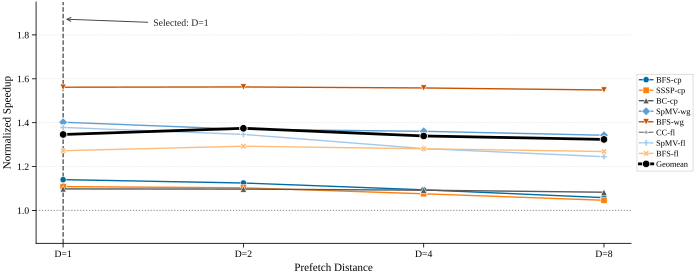

Generate this figure with Python:
#!/usr/bin/env python3
"""
Proto R2 S1 — Prefetch Distance Sensitivity (LINE PLOT).

Visualizes the IPC speedup of 8 representative workloads at four prefetch
distance settings (D=1/2/4/8). Each workload is one line; geomean line is
overlaid in bold black. The recommended D=1 is marked with a vertical
dashed annotation.

Data source: sensitivity_ablation_experiments.md §Exp-C IPC table.
"""

import sys
from pathlib import Path
import numpy as np

_REPO = Path(__file__).resolve().parents[4]  # -> /workspace/prefetch
sys.path.insert(0, str(_REPO / "ima_plan/07_paper_outline/plot_style"))

from plot_util import apply_style, figsize_full, save_fig, CB10  # noqa: E402
import matplotlib.pyplot as plt  # noqa: E402

apply_style()

# ── Workloads ────────────────────────────────────────────────────────────────

WORKLOADS = [
    "bfs_cit_dir", "sssp_cit_dir", "bc_cit_dir", "spmv_web_sym",
    "bfs_web_sym", "cc_flickr_sym", "spmv_flickr_sym", "bfs_flickr_sym",
]
SHORT = ["BFS-cp", "SSSP-cp", "BC-cp", "SpMV-wg", "BFS-wg", "CC-fl", "SpMV-fl", "BFS-fl"]

# ── Baseline IPC ─────────────────────────────────────────────────────────────

BASELINE_IPC = {
    "bfs_cit_dir":     5.3349,
    "sssp_cit_dir":    5.9499,
    "bc_cit_dir":     95.2826,
    "spmv_web_sym":  129.6846,
    "bfs_web_sym":     7.3528,
    "cc_flickr_sym":  46.8674,
    "spmv_flickr_sym": 79.2566,
    "bfs_flickr_sym":  9.7943,
}

# ── Exp-C: Distance IPC (D=1, 2, 4, 8) ──────────────────────────────────────

DISTANCE_IPC = {
    "bfs_cit_dir":     (6.0830, 6.0016, 5.8353, 5.6452),
    "sssp_cit_dir":    (6.5949, 6.5631, 6.4006, 6.2253),
    "bc_cit_dir":      (104.6244, 104.5427, 104.0702, 103.1893),
    "spmv_web_sym":    (181.8048, 177.6429, 176.4435, 174.1239),
    "bfs_web_sym":     (11.4819, 11.4908, 11.4573, 11.3891),
    "cc_flickr_sym":   (94.8873, 117.6036, 108.5085, 112.1545),
    "spmv_flickr_sym": (109.2283, 106.7236, 101.5856, 98.6639),
    "bfs_flickr_sym":  (12.4611, 12.6612, 12.5458, 12.4249),
}

DISTANCES = [1, 2, 4, 8]

# ── Convert IPC -> Normalized Speedup (1.0 = baseline) ──────────────────────

speedup_norm = {}
for wl in WORKLOADS:
    base = BASELINE_IPC[wl]
    speedup_norm[wl] = tuple(ipc / base for ipc in DISTANCE_IPC[wl])

# Geomean across workloads at each distance
geomean_norm = []
for di in range(len(DISTANCES)):
    vals = np.array([speedup_norm[wl][di] for wl in WORKLOADS])
    geomean_norm.append(float(np.exp(np.mean(np.log(vals)))))

# ── Build Figure ─────────────────────────────────────────────────────────────

fig, ax = plt.subplots(figsize=figsize_full(aspect=0.40), constrained_layout=True)

MARKERS = ["o", "s", "^", "D", "v", "*", "P", "X"]
COLORS = [CB10[0], CB10[1], CB10[3], CB10[4], CB10[5], CB10[6], CB10[7], CB10[8]]

x_pos = np.arange(len(DISTANCES))

# Per-workload lines
for i, wl in enumerate(WORKLOADS):
    ax.plot(
        x_pos, speedup_norm[wl],
        marker=MARKERS[i], color=COLORS[i],
        markersize=4.5, linewidth=1.0,
        markeredgecolor="white", markeredgewidth=0.4,
        label=SHORT[i],
    )

# Geomean line in bold black
ax.plot(
    x_pos, geomean_norm,
    marker="o", color="black",
    markersize=5.5, linewidth=2.0,
    markeredgecolor="white", markeredgewidth=0.6,
    label="Geomean", zorder=10,
)

# Baseline reference (1.0)
ax.axhline(1.0, color="#888888", linewidth=0.8, linestyle=":", zorder=0)

# Highlight selected D=1
sel_idx = 0
ax.axvline(sel_idx, color="#444444", linewidth=0.9, linestyle="--", zorder=1)
ymin, ymax = 0.85, 1.95
ax.set_ylim(ymin, ymax)
ax.annotate(
    "Selected: D=1",
    xy=(sel_idx, ymax * 0.96),
    xytext=(sel_idx + 0.5, ymax * 0.96),
    fontsize=7, color="#222222",
    arrowprops=dict(arrowstyle="->", color="#444444", lw=0.7),
    ha="left", va="top",
)

# Axes
ax.set_xticks(x_pos)
ax.set_xticklabels([f"D={d}" for d in DISTANCES], fontsize=7)
ax.set_xlabel("Prefetch Distance", fontsize=8)
ax.set_ylabel("Normalized Speedup", fontsize=8)
ax.tick_params(axis="y", labelsize=7)

# Legend outside (right)
ax.legend(
    fontsize=6, loc="center left", bbox_to_anchor=(1.01, 0.5),
    ncol=1, frameon=True, framealpha=0.95, handlelength=1.6,
    columnspacing=0.8, labelspacing=0.35, borderaxespad=0,
)

# ── Save & Close ─────────────────────────────────────────────────────────────

out_dir = Path(__file__).resolve().parent
save_fig(fig, "proto_r2_s1_distance", out_dir)
plt.close(fig)

# ── Console summary ──────────────────────────────────────────────────────────

print("Distance Sensitivity (Normalized Speedup vs baseline)")
print(f"{'Workload':<18} " + "  ".join(f"D={d:<4}" for d in DISTANCES))
for i, wl in enumerate(WORKLOADS):
    row = "  ".join(f"{speedup_norm[wl][di]:.3f} " for di in range(len(DISTANCES)))
    print(f"{SHORT[i]:<18} {row}")
print(f"{'Geomean':<18} " + "  ".join(f"{g:.3f} " for g in geomean_norm))
print(f"\nSaved to {out_dir}/proto_r2_s1_distance.{{pdf,svg}}")
